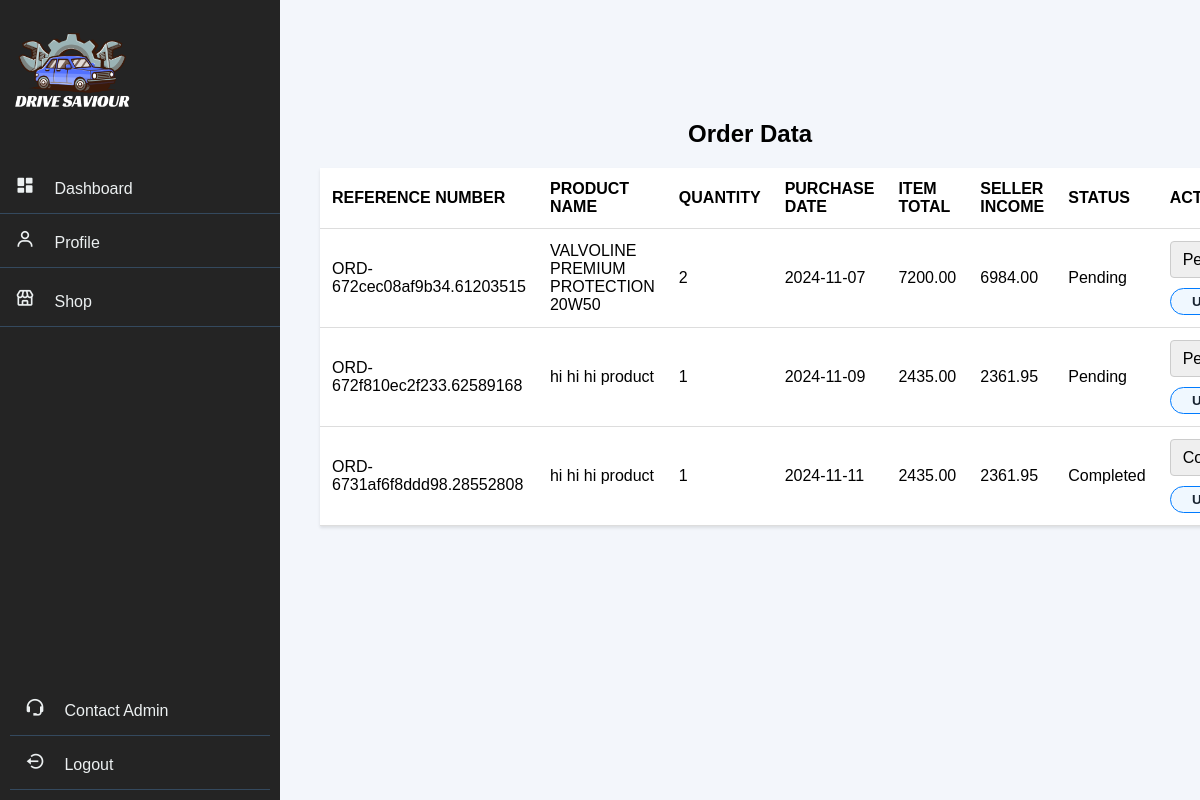
Before: /shop_owner/order/orders.php (signed in) with the older database file.
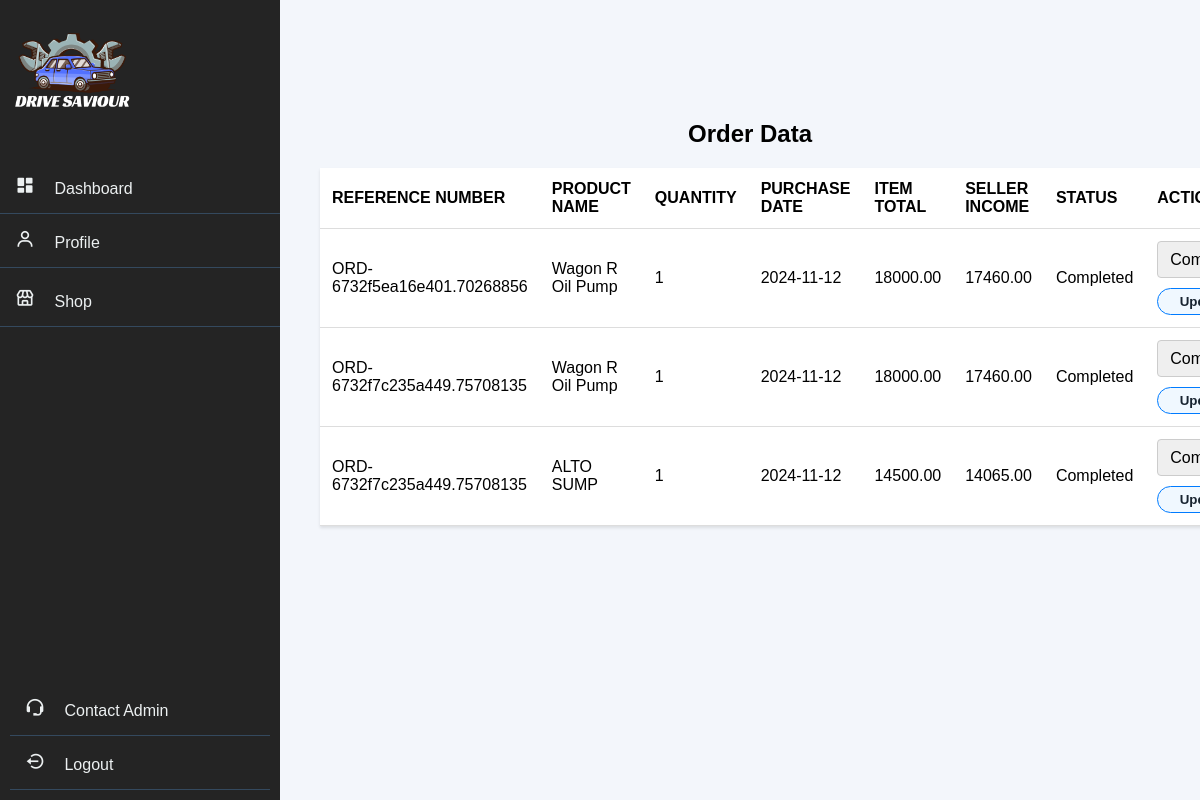
After: the same page with the newer database file.
### tables this page shows
CREATE TABLE `orders` (
  `id` int(11) NOT NULL,
  `reference_number` varchar(255) DEFAULT NULL,
  `product_id` int(150) NOT NULL,
  `quantity` int(11) NOT NULL,
  `purchase_date` date NOT NULL,
  `item_total` decimal(10,2) DEFAULT NULL,
  `total_price` decimal(10,2) NOT NULL,
  `discount` decimal(10,2) DEFAULT NULL,
  `seller_income` decimal(10,2) NOT NULL,
  `commission` decimal(10,2) NOT NULL,
  `email` varchar(150) NOT NULL,
  `status` enum('Pending','Completed','Cancelled') DEFAULT 'Pending',
  `payment_status` varchar(255) DEFAULT 'Pending',
  `paid_date` date DEFAULT NULL
);

CREATE TABLE `products` (
  `id` int(11) NOT NULL,
  `shop_id` int(11) DEFAULT NULL,
  `cat_id` int(11) DEFAULT NULL,
  `product_name` varchar(255) NOT NULL,
  `image_url` varchar(255) DEFAULT NULL,
  `quantity_available` int(11) NOT NULL,
  `price` decimal(10,2) NOT NULL
);

### shop_owner/order/orders.php (the view, shortened to what this page needs)
<?php
require '../navbar/nav.php';
require '../../connection.php';
$loggedInOwnerEmail = $_SESSION['email'];
$orders_data = [];
try {
    $stmt_orders = $conn->prepare("SELECT o.*, p.product_name, p.shop_id, s.shop_name, 'orders' AS source
                                   FROM orders o
                                   JOIN products p ON o.product_id = p.id
                                   JOIN shops s ON p.shop_id = s.id
                                   WHERE s.ownerEmail = ?");
    $stmt_orders->bind_param("s", $loggedInOwnerEmail);
    $stmt_orders->execute();
    $result_orders = $stmt_orders->get_result();
    while ($row = $result_orders->fetch_assoc()) {
        $orders_data[] = $row;
    }
} catch (Exception $e) {
    echo "Error: " . $e->getMessage();
    exit();
}
?>
<!DOCTYPE html>
<html lang="en">
<head>
    <link rel="stylesheet" href="style.css">
    <link rel="stylesheet" href="../navbar/style.css">
</head>
<body>
    <div class="main_container">
        <h2 class="title">Order Data</h2>
        <table class="table">
            <thead>
                <tr>
                    <th>Reference Number</th>
                    <th>Product Name</th>
                    <th>Quantity</th>
                    <th>Purchase Date</th>
                    <th>Item Total</th>
                    <th>Seller Income</th>
                    <th>Status</th>
                    <th>Action</th>
                </tr>
            </thead>
            <tbody>
                <?php if (!empty($orders_data)): ?>
                    <?php foreach ($orders_data as $order): ?>
                        <tr>
                            <td data-cell="Reference Number"><?php echo htmlspecialchars($order['reference_number']); ?></td>
                            <td data-cell="Product Name"><?php echo htmlspecialchars($order['product_name']); ?></td>
                            <td data-cell="Quantity"><?php echo htmlspecialchars($order['quantity']); ?></td>
                            <td data-cell="Purchase Date"><?php echo htmlspecialchars($order['purchase_date']); ?></td>
                            <td data-cell="Item Total"><?php echo htmlspecialchars($order['item_total']); ?></td>
                            <td data-cell="Seller Income"><?php echo htmlspecialchars($order['seller_income']); ?></td>
                            <td data-cell="Status"><?php echo htmlspecialchars($order['status']); ?></td>
                            <td class="manage-btn">
                                <form action="" method="POST">
                                    <select name="status">
                                        <option value="Pending" <?php echo $order['status'] == 'Pending' ? 'selected' : ''; ?>>Pending</option>
                                        <option value="Completed" <?php echo $order['status'] == 'Completed' ? 'selected' : ''; ?>>Completed</option>
                                    </select>
                                    <button class="view-link" type="submit">Update</button>
                                </form>
                            </td>
                        </tr>
                    <?php endforeach; ?>
                <?php else: ?>
                    <tr>
                        <td colspan="10" class="alert alert-danger">No orders found for your shop.</td>
                    </tr>
                <?php endif; ?>
            </tbody>
        </table>
    </div>
</body>
</html>

Changed rows visible on the page:
removed orders: reference_number "ORD-672cec08af9b34.61203515", product.product_name "VALVOLINE PREMIUM PROTECTION 20W50", quantity "2", purchase_date "2024-11-07", item_total "7200.00", seller_income "6984.00", status "Pending"
removed orders: reference_number "ORD-672f810ec2f233.62589168", product.product_name "hi hi hi product", quantity "1", purchase_date "2024-11-09", item_total "2435.00", seller_income "2361.95", status "Pending"
now on this page (row edited): orders: reference_number "ORD-6732f5ea16e401.70268856", product.product_name "Wagon R Oil Pump", quantity "1", purchase_date "2024-11-12", item_total "18000.00", seller_income "17460.00", status "Completed"
changed orders (number 2 of 3 on the later page): reference_number "ORD-6731af6f8ddd98.28552808" → "ORD-6732f7c235a449.75708135"; product.product_name "hi hi hi product" → "Wagon R Oil Pump"; purchase_date "2024-11-11" → "2024-11-12"; item_total "2435.00" → "18000.00"; seller_income "2361.95" → "17460.00"
added orders: reference_number "ORD-6732f7c235a449.75708135", product.product_name "ALTO SUMP", quantity "1", purchase_date "2024-11-12", item_total "14500.00", seller_income "14065.00", status "Completed"
